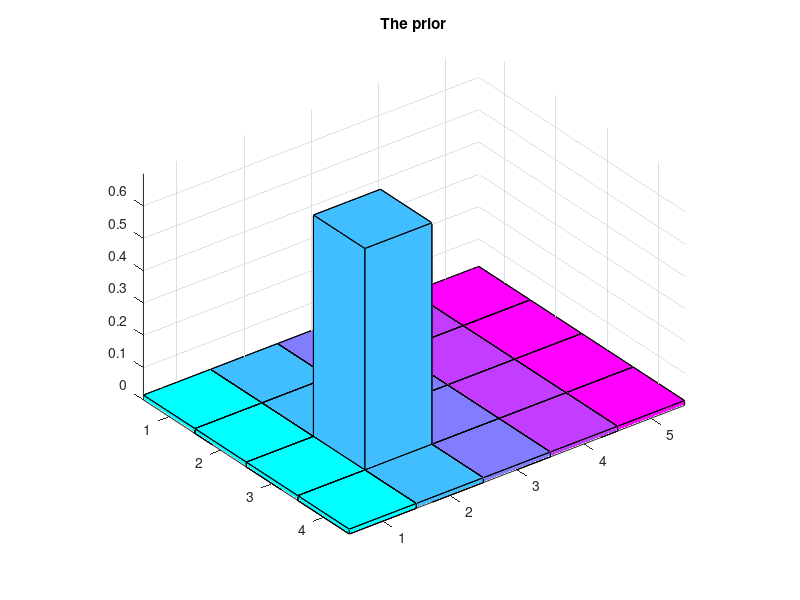
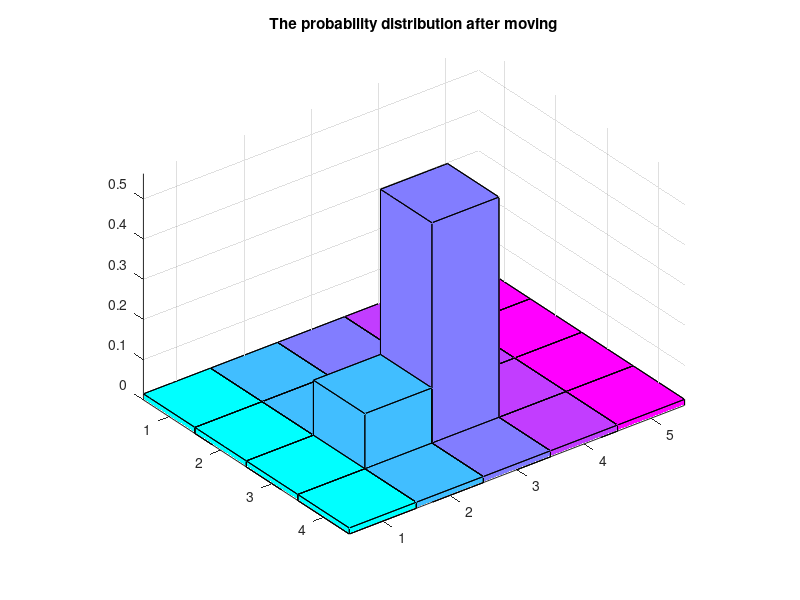

Write the MATLAB code that produced these figures, in order.
%% The main function
function p9
    clc; clear all; close all;
    world = {'red', 'green', 'green', 'red' ,   'red';
             'red', 'red',   'green', 'red',    'red';
             'red', 'red',   'green', 'green',  'red';
             'red', 'red',   'red',   'red',    'red'}; % Map
    nRow = size(world, 1);
    nCol = size(world, 2);
    stop  = [0, 0];
    right = [0, 1];
    left  = [0,-1];
    down  = [1, 0];
    up    = [-1,0];
    
    pMoveCorrect = 0.8;

    pStart = 0.7;
    p = (1 - pStart) / (nRow * nCol) * ones(nRow, nCol);        % Prior
    %% Fisrt configuration
    p(3, 2) = pStart; 
    motions = {right};
    %% Second configuration
%     p(1, 3) = pStart; 
%     motions = {up};
    %% Motion propagation
    q = move(p, cell2mat(motions(1)), pMoveCorrect);
    %% Calculate entropy
    
    %% Disp information
    disp('The Prior:');
    disp(p);  
    disp('The probability after moving:');
    disp(q);
    [r, c] = maxMat(q);
    fprintf('The largest probability %.4f occurs at cell (%d, %d)\n ',...
        q(r,c), r, c);
    %% Plot figures
    h = figure(1);
    bar3(p, 1);
    colormap(cool);
    title('The prior');
    print(h, '-dpng', 'prior.png');
    %
    h2 = figure(2);
    bar3(q, 1);
    colormap(cool); 
    title('The probability distribution after moving');
    print(h2, '-dpng', 'aftermotion.png');
end

function q = move(p, u, pMoveCorrect)
    nRow = size(p, 1);
    nCol = size(p, 2);
    q = zeros(nRow, nCol);
    for r = 1 : nRow
        for c = 1 : nCol
            q(r, c) = pMoveCorrect * ...
                p(mod(r-1-u(1), nRow) + 1, mod(c-1-u(2), nCol) + 1)...
                + (1 - pMoveCorrect) * p(r, c); 
        end
    end
end

function [r, c] = maxMat(g)
% Find the index of the largest element of g
    [temp,r] = max(g);
    [~,c] = max(temp);
    r = r(c);
end